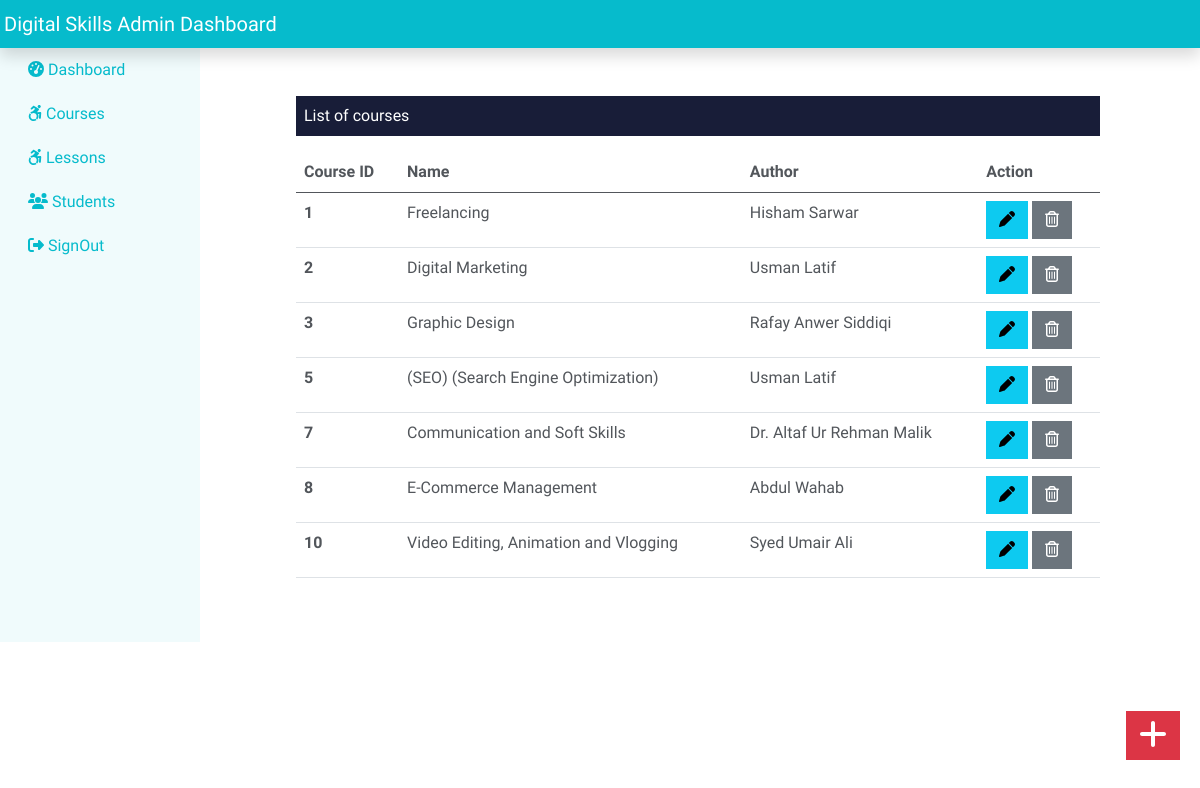
/admin/admincourses.php, run on the app's committed database.
### tables this page shows
CREATE TABLE `addcourse` (
  `course_id` int(11) NOT NULL,
  `course_img` varchar(250) NOT NULL,
  `course_name` varchar(250) NOT NULL,
  `course_desc` text NOT NULL,
  `course_author` varchar(250) NOT NULL,
  `author_qua` varchar(250) NOT NULL,
  `author_desc` text NOT NULL
);

### admin/admincourses.php (the view, shortened to what this page needs)
<?php
include('../maininclude/header.php');
include('../maininclude/dbconnection.php');
?>
<div class="col-sm-9 mt-5 mx-5  p-5">
     <p class="bg-dark text-white p-2">List of courses</p>
     <?php
     $sql = "SELECT * FROM addcourse";
     $result = $conn->query($sql);
     if($result->num_rows > 0){
     ?>
     <table class="table">
        <thead>
            <tr>
                <th scope="col">Course ID</th>
                <th scope="col">Name</th>
                <th scope="col">Author</th>
                <th scope="col">Action</th>
            </tr>
        </thead>
        <tbody>
            <?php while($row = $result->fetch_assoc()){
           echo '<tr>';
            echo    '<th scope="row">' .$row['course_id']. '</th>';
            echo    '<td>'.$row['course_name'].'</td>';
            echo    '<td>'.$row['course_author'].'</td>';
             echo   '<td>'.
                    '
                    <form action = "editcourse.php" method = "POST" class = "d-inline">
                    <input type = "hidden" name = "id"value  = '.$row["course_id"].'>
                    <button type=" submit" class="btn btn-info mr-3" name="view" value="View"><i class="fas fa-pen"></i></button></form>
                    <form action="" method = "POST" class = "d-inline">
                    <input type = "hidden" name = "id"value  = '.$row["course_id"].'>
                    <button type="submit" class="btn btn-secondary" name="Delete" value="Delete"><i class="far fa-trash-alt"></i></button></form>
                </td>
            </tr>';
    } ?>
     </tbody>
     </table>
   <?php } else{
    echo "0 Result";
   }
   ?>
</div>
<div>
    <a href="addcourse.php" class="btn btn-danger" style="position:fixed; bottom:10px; right:20px; margin-bottom: 30px; fixed;"><i class="fas fa-plus fa-2x"></i></a>
</div>

### css/style.css (style rules this page uses)
:root { --primary: #06BBCC; --light: #F0FBFC; --dark: #181d38; }
.btn { font-family: 'Nunito', sans-serif; font-weight: 600; transition: .5s; }
.btn.btn-primary, .btn.btn-secondary { color: #FFFFFF; }
* { -webkit-box-sizing: border-box; -moz-box-sizing: border-box; box-sizing: border-box; }
* { margin: 0px; padding: 0px; }

### data on the page
addcourse: course_id "1", course_name "Freelancing", course_author "Hisham Sarwar"
addcourse: course_id "2", course_name "Digital Marketing", course_author "Usman Latif"
addcourse: course_id "3", course_name "Graphic Design", course_author "Rafay Anwer Siddiqi"
addcourse: course_id "5", course_name "(SEO) (Search Engine Optimization)", course_author "Usman Latif"
addcourse: course_id "7", course_name "Communication and Soft Skills", course_author "Dr. Altaf Ur Rehman Malik"
addcourse: course_id "8", course_name "E-Commerce Management", course_author "Abdul Wahab"
addcourse: course_id "10", course_name "Video Editing, Animation and Vlogging", course_author "Syed Umair Ali"
